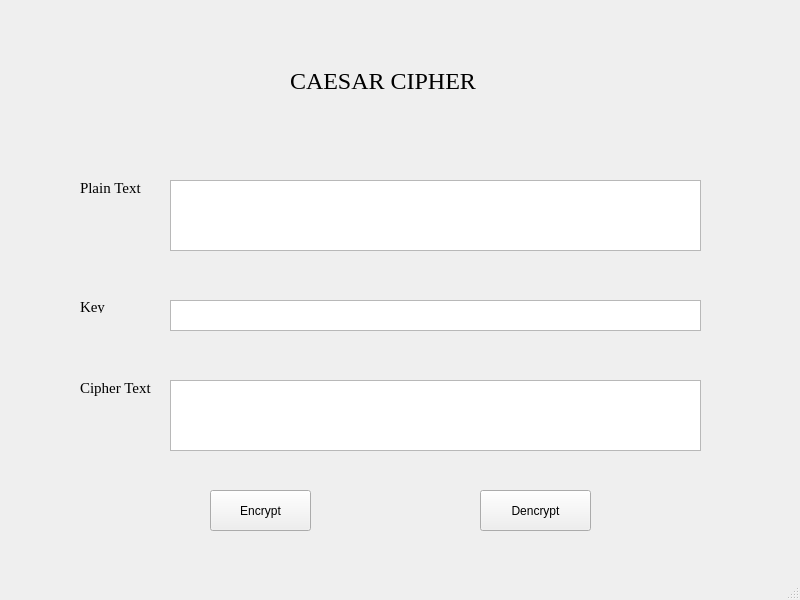
<?xml version="1.0" encoding="UTF-8"?>
<ui version="4.0">
 <class>MainWindow</class>
 <widget class="QMainWindow" name="MainWindow">
  <property name="geometry">
   <rect>
    <x>0</x>
    <y>0</y>
    <width>800</width>
    <height>600</height>
   </rect>
  </property>
  <property name="windowTitle">
   <string>MainWindow</string>
  </property>
  <widget class="QWidget" name="centralwidget">
   <widget class="QLabel" name="label">
    <property name="geometry">
     <rect>
      <x>290</x>
      <y>30</y>
      <width>241</width>
      <height>101</height>
     </rect>
    </property>
    <property name="font">
     <font>
      <family>Times New Roman</family>
      <pointsize>18</pointsize>
     </font>
    </property>
    <property name="text">
     <string>CAESAR CIPHER</string>
    </property>
   </widget>
   <widget class="QLabel" name="label_2">
    <property name="geometry">
     <rect>
      <x>80</x>
      <y>180</y>
      <width>81</width>
      <height>16</height>
     </rect>
    </property>
    <property name="font">
     <font>
      <family>Times New Roman</family>
      <pointsize>11</pointsize>
     </font>
    </property>
    <property name="text">
     <string>Plain Text</string>
    </property>
   </widget>
   <widget class="QLabel" name="label_3">
    <property name="geometry">
     <rect>
      <x>80</x>
      <y>300</y>
      <width>47</width>
      <height>13</height>
     </rect>
    </property>
    <property name="font">
     <font>
      <family>Times New Roman</family>
      <pointsize>11</pointsize>
     </font>
    </property>
    <property name="text">
     <string>Key</string>
    </property>
   </widget>
   <widget class="QLabel" name="label_4">
    <property name="geometry">
     <rect>
      <x>80</x>
      <y>380</y>
      <width>91</width>
      <height>16</height>
     </rect>
    </property>
    <property name="font">
     <font>
      <family>Times New Roman</family>
      <pointsize>11</pointsize>
     </font>
    </property>
    <property name="text">
     <string>Cipher Text</string>
    </property>
   </widget>
   <widget class="QTextEdit" name="txt_plain_text">
    <property name="geometry">
     <rect>
      <x>170</x>
      <y>180</y>
      <width>531</width>
      <height>71</height>
     </rect>
    </property>
   </widget>
   <widget class="QTextEdit" name="txt_key">
    <property name="geometry">
     <rect>
      <x>170</x>
      <y>300</y>
      <width>531</width>
      <height>31</height>
     </rect>
    </property>
   </widget>
   <widget class="QTextEdit" name="txt_cipher_text">
    <property name="geometry">
     <rect>
      <x>170</x>
      <y>380</y>
      <width>531</width>
      <height>71</height>
     </rect>
    </property>
   </widget>
   <widget class="QPushButton" name="btn_encrypt">
    <property name="geometry">
     <rect>
      <x>210</x>
      <y>490</y>
      <width>101</width>
      <height>41</height>
     </rect>
    </property>
    <property name="text">
     <string>Encrypt</string>
    </property>
   </widget>
   <widget class="QPushButton" name="btn_decrypt">
    <property name="geometry">
     <rect>
      <x>480</x>
      <y>490</y>
      <width>111</width>
      <height>41</height>
     </rect>
    </property>
    <property name="text">
     <string>Dencrypt</string>
    </property>
   </widget>
  </widget>
  <widget class="QMenuBar" name="menubar">
   <property name="geometry">
    <rect>
     <x>0</x>
     <y>0</y>
     <width>800</width>
     <height>21</height>
    </rect>
   </property>
  </widget>
  <widget class="QStatusBar" name="statusbar"/>
 </widget>
 <resources/>
 <connections/>
</ui>
